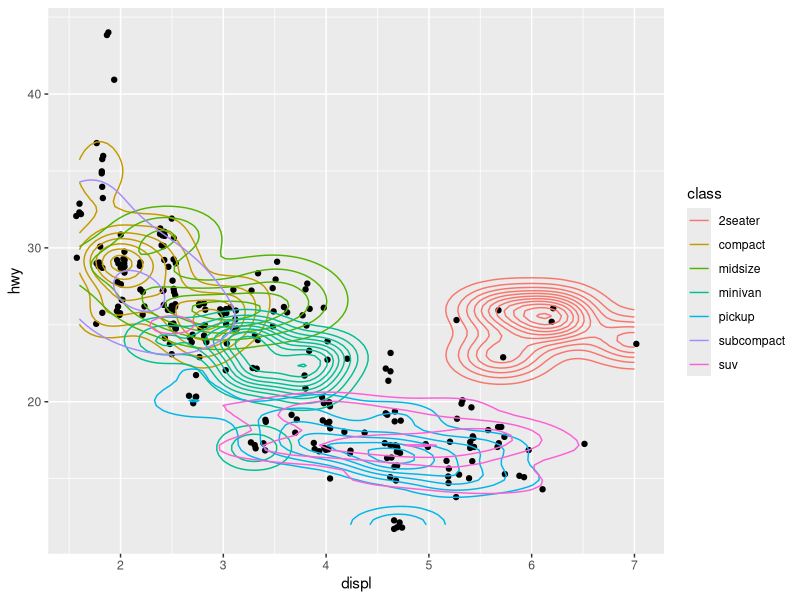
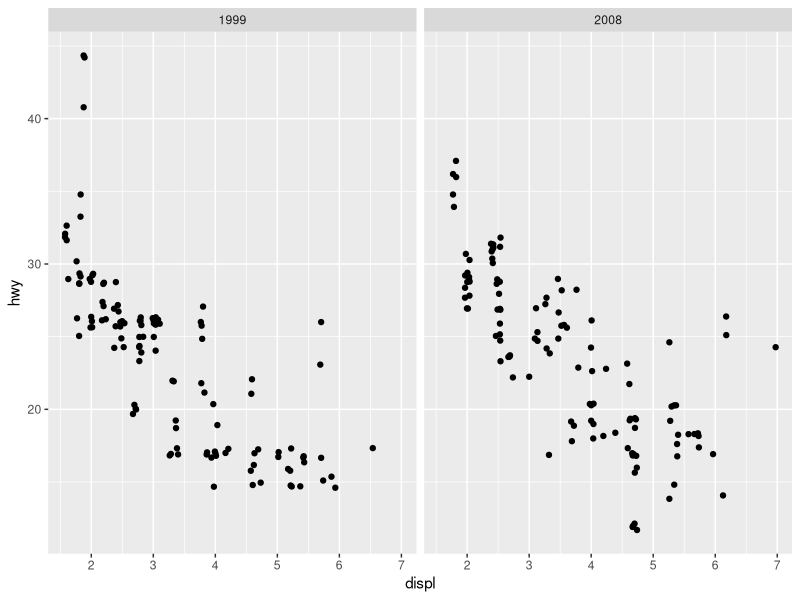

Write R code to recreate these figures, in order.
## ---- chunk 1
library(tidyverse)
## ---- chunk 2
x <- 3
x
x <- x + 1
x
## ---- chunk 3
f <- function(x) x + 1
g <- function(x) x * 2
## ---- chunk 4
5 %>% f() %>% g()
## ---- chunk 5
g(f(5)) #<<

## Not:
f(g(5))
## ---- chunk 6
mpg %>% 
  ggplot(aes(x = displ, y = hwy)) +
  geom_jitter() +
  geom_density_2d(aes(color = class))
## ---- chunk 7
mpg %>% 
  ggplot(aes(x = displ, y = hwy)) +
  geom_jitter() +
  facet_wrap(~year)
## ---- chunk 8
f <- function(x) { x <- x + 1; x }
g <- function(x) x * 2
## ---- chunk 9
x <- 3
x %>% f() %>% g()
x
## ---- chunk 10
y <- x %>% f() %>% g() #<<
y
x
